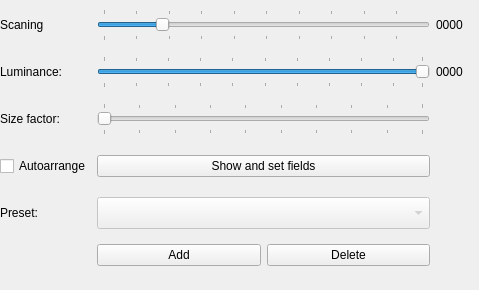
    <widget class="QWidget" name="tab_4">
     <attribute name="title">
      <string>Active Mode</string>
     </attribute>
     <widget class="QWidget" name="gridLayoutWidget_2">
      <property name="geometry">
       <rect>
        <x>0</x>
        <y>0</y>
        <width>470</width>
        <height>281</height>
       </rect>
      </property>
      <layout class="QGridLayout" name="gridLayout_9">
       <item row="0" column="1">
        <widget class="QSlider" name="TimerHorizontalSlider">
         <property name="minimumSize">
          <size>
           <width>0</width>
           <height>32</height>
          </size>
         </property>
         <property name="statusTip">
          <string>Speed of scanning screen interval</string>
         </property>
         <property name="minimum">
          <number>10</number>
         </property>
         <property name="maximum">
          <number>500</number>
         </property>
         <property name="singleStep">
          <number>10</number>
         </property>
         <property name="pageStep">
          <number>50</number>
         </property>
         <property name="sliderPosition">
          <number>100</number>
         </property>
         <property name="orientation">
          <enum>Qt::Horizontal</enum>
         </property>
         <property name="tickPosition">
          <enum>QSlider::TicksBothSides</enum>
         </property>
        </widget>
       </item>
       <item row="1" column="1">
        <widget class="QSlider" name="AMLuminanceHorizontalSlider">
         <property name="minimumSize">
          <size>
           <width>0</width>
           <height>32</height>
          </size>
         </property>
         <property name="statusTip">
          <string>Fields size</string>
         </property>
         <property name="minimum">
          <number>1</number>
         </property>
         <property name="maximum">
          <number>100</number>
         </property>
         <property name="pageStep">
          <number>10</number>
         </property>
         <property name="sliderPosition">
          <number>100</number>
         </property>
         <property name="orientation">
          <enum>Qt::Horizontal</enum>
         </property>
         <property name="tickPosition">
          <enum>QSlider::TicksBothSides</enum>
         </property>
         <property name="tickInterval">
          <number>10</number>
         </property>
        </widget>
       </item>
       <item row="1" column="0">
        <widget class="QLabel" name="label_17">
         <property name="text">
          <string>Luminance:</string>
         </property>
        </widget>
       </item>
       <item row="0" column="2">
        <widget class="QLabel" name="TimerValueLabel">
         <property name="minimumSize">
          <size>
           <width>34</width>
           <height>32</height>
          </size>
         </property>
         <property name="text">
          <string>0000</string>
         </property>
        </widget>
       </item>
       <item row="0" column="0">
        <widget class="QLabel" name="label_18">
         <property name="text">
          <string>Scaning</string>
         </property>
        </widget>
       </item>
       <item row="1" column="2">
        <widget class="QLabel" name="AMLuminanceValueLabel">
         <property name="minimumSize">
          <size>
           <width>34</width>
           <height>32</height>
          </size>
         </property>
         <property name="text">
          <string>0000</string>
         </property>
        </widget>
       </item>
       <item row="4" column="1">
        <widget class="QComboBox" name="PresetsComboBox">
         <property name="enabled">
          <bool>false</bool>
         </property>
         <property name="sizePolicy">
          <sizepolicy hsizetype="Expanding" vsizetype="Fixed">
           <horstretch>0</horstretch>
           <verstretch>0</verstretch>
          </sizepolicy>
         </property>
         <property name="minimumSize">
          <size>
           <width>100</width>
           <height>32</height>
          </size>
         </property>
         <property name="statusTip">
          <string>Choose preset</string>
         </property>
         <property name="frame">
          <bool>true</bool>
         </property>
        </widget>
       </item>
       <item row="4" column="0">
        <widget class="QLabel" name="label_14">
         <property name="text">
          <string>Preset:</string>
         </property>
        </widget>
       </item>
       <item row="2" column="1">
        <widget class="QSlider" name="AutoarrangeHorizontalSlider">
         <property name="minimumSize">
          <size>
           <width>0</width>
           <height>32</height>
          </size>
         </property>
         <property name="statusTip">
          <string>Fields size</string>
         </property>
         <property name="minimum">
          <number>1</number>
         </property>
         <property name="maximum">
          <number>10</number>
         </property>
         <property name="pageStep">
          <number>2</number>
         </property>
         <property name="orientation">
          <enum>Qt::Horizontal</enum>
         </property>
         <property name="tickPosition">
          <enum>QSlider::TicksBothSides</enum>
         </property>
         <property name="tickInterval">
          <number>1</number>
         </property>
        </widget>
       </item>
       <item row="2" column="0">
        <widget class="QLabel" name="label_13">
         <property name="text">
          <string>Size factor:</string>
         </property>
        </widget>
       </item>
       <item row="3" column="1">
        <widget class="QPushButton" name="showFieldsPushButton">
         <property name="sizePolicy">
          <sizepolicy hsizetype="Expanding" vsizetype="Fixed">
           <horstretch>0</horstretch>
           <verstretch>0</verstretch>
          </sizepolicy>
         </property>
         <property name="statusTip">
          <string/>
         </property>
         <property name="locale">
          <locale language="English" country="UnitedStates"/>
         </property>
         <property name="text">
          <string>Show and set fields</string>
         </property>
         <property name="checkable">
          <bool>true</bool>
         </property>
         <property name="flat">
          <bool>false</bool>
         </property>
        </widget>
       </item>
       <item row="3" column="0">
        <widget class="QCheckBox" name="AutoArrangeCheckBox">
         <property name="minimumSize">
          <size>
           <width>0</width>
           <height>32</height>
          </size>
         </property>
         <property name="statusTip">
          <string>Use autoarrange</string>
         </property>
         <property name="locale">
          <locale language="English" country="UnitedStates"/>
         </property>
         <property name="text">
          <string>Autoarrange</string>
         </property>
        </widget>
       </item>
       <item row="5" column="1">
        <layout class="QHBoxLayout" name="horizontalLayout" stretch="0,0">
         <property name="spacing">
          <number>-1</number>
         </property>
         <property name="sizeConstraint">
          <enum>QLayout::SetMinimumSize</enum>
         </property>
         <property name="topMargin">
          <number>0</number>
         </property>
         <item>
          <widget class="QPushButton" name="AMAddPresetPushButton">
           <property name="text">
            <string>Add</string>
           </property>
          </widget>
         </item>
         <item>
          <widget class="QPushButton" name="AMDeletePresetPushButton">
           <property name="text">
            <string>Delete</string>
           </property>
          </widget>
         </item>
        </layout>
       </item>
       <item row="5" column="0">
        <widget class="QLabel" name="label_22">
         <property name="sizePolicy">
          <sizepolicy hsizetype="Preferred" vsizetype="Minimum">
           <horstretch>0</horstretch>
           <verstretch>0</verstretch>
          </sizepolicy>
         </property>
         <property name="minimumSize">
          <size>
           <width>0</width>
           <height>10</height>
          </size>
         </property>
         <property name="maximumSize">
          <size>
           <width>16777215</width>
           <height>10</height>
          </size>
         </property>
         <property name="text">
          <string/>
         </property>
        </widget>
       </item>
      </layout>
     </widget>
    </widget>
